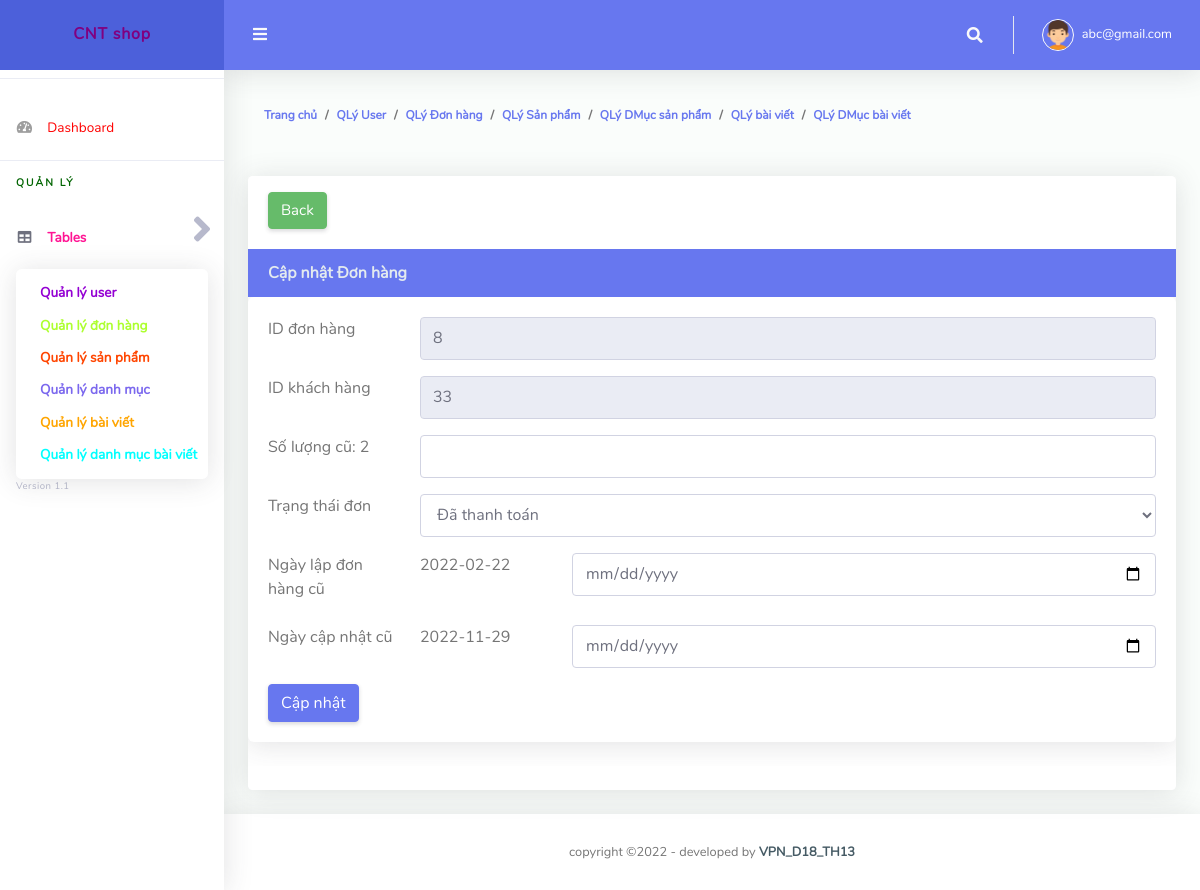
/controller/OrderrController.php?action=edit&id=8 (signed in), run on the app's committed database.
### tables this page shows
CREATE TABLE `orderr` (
  `orderID` int(250) NOT NULL,
  `amount` varchar(250) NOT NULL,
  `status` varchar(250) NOT NULL,
  `createAt` varchar(250) NOT NULL,
  `updateAt` date NOT NULL,
  `userID` varchar(250) NOT NULL
);

### controller/BaseController.php (called while the page is built, shortened)
<?php
class BaseController {
    public function view($name, $data = []) {
        include_once  "../view/" . $name . ".php";
    }
}

### util/MySQLUtils.php (called while the page is built, shortened)
<?php
class MySQLUtils {
    private $servername;
    private $username;
    private $password;
    private $myDB;
    private static $conn;
    public function __construct() {
        $this->servername = "localhost";
        $this->username = "root";
        $this->password = "";
        $this->myDB = "ltweb";
    }
     public function __destruct() {
         $this->servername = "";
        $this->username = "";
        $this->password = "";
        $this->myDB = "";
        self::$conn=null;
     }
     private function connectDB() {
        try {
            self::$conn = new PDO("mysql:host=$this->servername;dbname=$this->myDB", $this->username, $this->password);
            self::$conn->setAttribute(PDO::ATTR_ERRMODE, PDO::ERRMODE_EXCEPTION);
            return  self::$conn;
        } catch (PDOException $e) {
            echo "Connection failed: " . $e->getMessage();
        }
    }
    public function disconnect(){
        self::$conn=null;
    }
    public function getData($sql, $param = array()) {
        $stmt = self::$conn->prepare($sql);
        $stmt->execute($param);
        return $stmt->fetchAll(PDO::FETCH_ASSOC);
    }
}

### model/OrderrModel.php (called while the page is built, shortened)
<?php
include_once '../util/MySQLUtils.php';
class OrderrModel {
    private $orderID;
        public function __construct($uamount, $ustatus, $ucreate,$uupdate,$uuserID,$uID) {
         $this->orderID = $uID;
        }
            function getOrderID() {
        return $this->orderID;
    }
       public function get() {
        $myDB = new MySQLUtils();
        $query = "SELECT orderID, amount, status, createAt,updateAt,userID FROM orderr where orderID=:orderID";
        $param = array(":orderID"=> $this->getOrderID());
        $user = $myDB->getData($query, $param);
        return $user[0];
    }
}

### view/suaDonhang.php (the view, shortened to what this page needs)
<!DOCTYPE html>
<html lang="en">
    <head>
        <?php
        @include("../layouts/header.php");
        ?>
    </head>
    <body id="page-top">
        <div id="wrapper">
            <?php
            @include("../layouts/sidebar.php");
            ?>
            <div id="content-wrapper" class="d-flex flex-column">
                <div id="content">
                    <?php
                    @include("../layouts/topbar.php");
                    ?>
                    <div class="container-fluid" id="container-wrapper">
                        <div class="d-sm-flex align-items-center justify-content-between mb-4">
                            <ol class="breadcrumb">
                                <li class="breadcrumb-item"><a href="./adminUser.php">Trang chủ</a></li>
                                <li class="breadcrumb-item"><a href="./adminUser.php">QLý User</a></li>
                                <li class="breadcrumb-item"><a href="./adminDonhang.php">QLý Đơn hàng</a></li>
                                <li class="breadcrumb-item"><a href="./adminSanpham.php">QLý Sản phẩm</a></li>
                                <li class="breadcrumb-item"><a href="./adminDanhmuc.php">QLý DMục sản phẩm</a></li>
                                <li class="breadcrumb-item"><a href="./adminBaiviet.php">QLý bài viết</a></li>
                                <li class="breadcrumb-item"><a href="./adminDanhmucbaiviet.php">QLý DMục bài viết</a></li>
                            </ol>
                        </div>
                        <div class="row">
                            <div class="col-lg-12 mb-4">
                                <div class="card">
                                    <div class="card-header py-3 d-flex flex-row align-items-center justify-content-between">
                                        <a href="../controller/OrderrController.php"><button type="button" class="btn btn-success mb-1" style= "font-size: 15px">Back</button></a>
                                    </div>
                                    <div class="card-header  bg-primary">
                                        <strong class="card-title text-light">Cập nhật Đơn hàng</strong>
                                    </div>
                                    <div class="table-responsive">
                                        <table class="table align-items-center table-flush">
                                            <tbody>
                                            <form action="../controller/OrderrController.php" method="POST" enctype="multipart/form-data" class="form-horizontal">
                                                <div class="card mb-4">
                                                    <div class="card-body">
                                                        <div class="row form-group">
                                                            <div class="col col-md-2"><label for="user-input">ID đơn hàng</label></div>
                                                            <div class="col col-md-10">   <input type="text" value="<?php echo $data["orderID"]; ?> " readonly class="form-control"  ></div>
                                                        </div>
                                                        <div class="row form-group">
                                                            <div class="col col-md-2"><label for="user-input">ID khách hàng</label></div>
                                                            <div class="col col-md-10">   <input type="text" value="<?php echo $data["userID"]; ?> " readonly  class="form-control" ></div>
                                                        </div>
                                                        <div class="row form-group">
                                                            <div class="col col-md-2"><label for="user-input">Số lượng cũ: <?php echo $data["amount"]; ?></label></div>
                                                            <div class="col col-md-10">   <input type="number" name="txt_number" required  class="form-control" id="txt_number" ></div>
                                                        </div>
                                                        <div class="row form-group">
                                                            <div class="col col-md-2"><label for="select" class=" form-control-label">Trạng thái đơn</label></div>
                                                            <div class="col col-md-10">
                                                                <select name="cmb_status" id="cmb_status" class="form-control">
                                                                    <?php
                                                                    if ($data["status"] == "1") {
                                                                        echo' <option value="0">Please choose</option>';
                                                                        echo' <option value="1" selected>Chưa thanh toán</option>';
                                                                        echo'<option value="2">Đã thanh toán</option>';
                                                                        echo'  <option value="3">Đang giao hàng </option>';
                                                                        echo'  <option value="4">Đã giao hàng </option>';
                                                                    } else if ($data["status"] == "2") {
                                                                        echo'<option value="2" selected>Đã thanh toán</option>';
                                                                    } else if ($data["status"] == "3") {
                                                                        echo' <option value="0">Please choose</option>';
                                                                        echo' <option value="1" >Chưa thanh toán</option>';
                                                                        echo'<option value="2" >Đã thanh toán</option>';
                                                                        echo'  <option value="3" selected>Đang giao hàng </option>';
                                                                        echo'  <option value="4">Đã giao hàng </option>';
                                                                    } else if ($data["status"] == "4") {
                                                                        echo' <option value="0">Please choose</option>';
                                                                        echo' <option value="1" >Chưa thanh toán</option>';
                                                                        echo'<option value="2" >Đã thanh toán</option>';
                                                                        echo'  <option value="3" >Đang giao hàng </option>';
                                                                        echo'  <option value="4"selected>Đã giao hàng </option>';
                                                                    }
                                                                    ?>
                                                                </select>
                                                            </div>
                                                        </div>
                                                        <div class="row form-group">
                                                            <div class="col col-md-2"><label for="user-input">Ngày lập đơn hàng cũ </label></div>
                                                            <div class="col col-md-2" ><?php echo $data["createAt"]; ?> </div>
                                                            <div class="col col-md-8">  <input type="date" name="txt_timecreate" required class="form-control" id="txt_timecreate" ></div>
                                                        </div>
                                                        <div class="row form-group">
                                                            <div class="col col-md-2"><label for="user-input">Ngày cập nhật cũ </label></div>
                                                            <div class="col col-md-2" ><?php echo $data["updateAt"]; ?> </div>
                                                            <div class="col col-md-8">  <input type="date" name="txt_timeupdate" required class="form-control"  ></div>
                                                        </div>
                                                        <div>
                                                            <button  name="order_action" value="order_edit"  type="submit" class="btn btn-primary">Cập nhật</button>
                                                        </div>
                                                    </div>
                                            </form>
                                            </tbody>
                                        </table>
                                    </div>
                                    <div class="card-footer"></div>
                                </div>
                            </div>
                        </div>
                    </div>
                </div>
                <?php
                @include("../layouts/footer.php");
                ?>
            </div>
        </div>
    </body>
</html>

### data on the page
orderr: orderID "8", userID "33", amount "2", cmb_status "Đã thanh toán", createAt "2022-02-22", updateAt "2022-11-29"

### other printed values
$_SESSION["email"] "abc@gmail.com"
